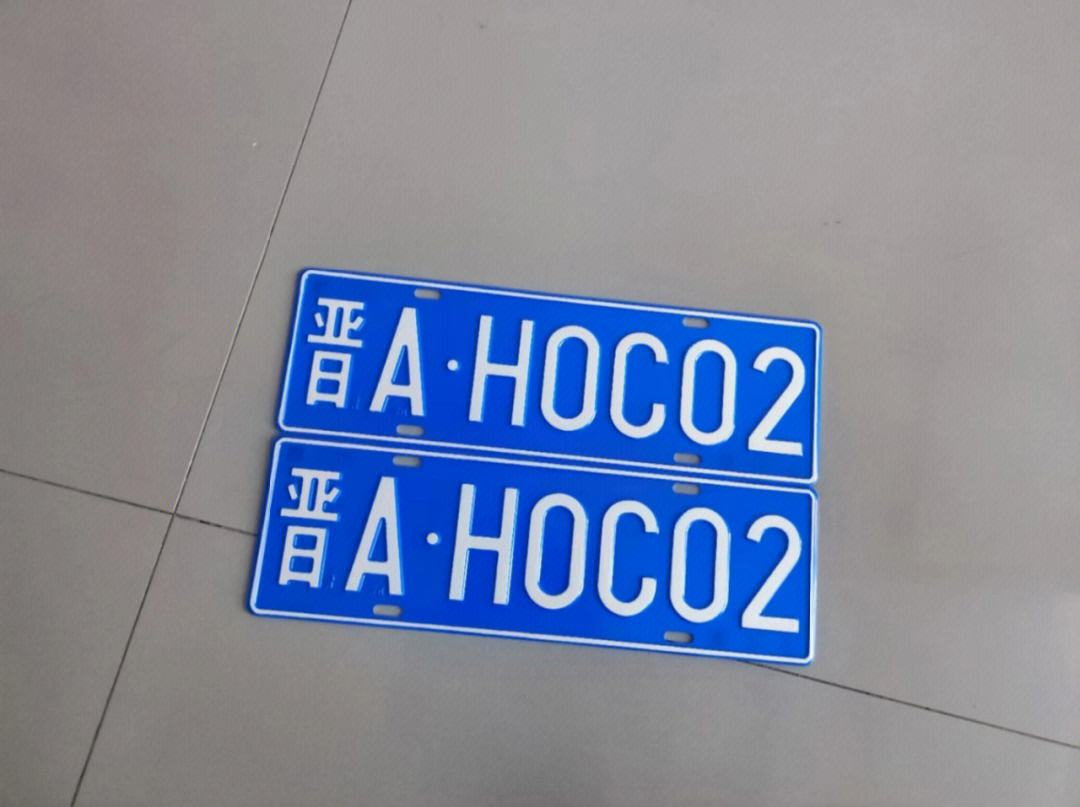
#> input picture pure.jpeg, 1080 x 807 px
$ python '车牌识别.py'
#> lines starting #> are read from the running program, lines starting #| are printed output that depends on the picture; after the words box and inside, x2 and y2 are one past the last pixel; in counts of white or black regions, pixels touching at a corner belong together
from cv2 import cv2
import numpy as np

# # 读取图像
# img = cv2.imread('pure.jpeg', cv2.IMREAD_GRAYSCALE)
# # 定义结构元素
# kernel = np.ones((3,3), np.uint8)
# # 膨胀操作
# dilation = cv2.dilate(img, kernel, iterations=1)
# # 腐蚀操作
# erosion = cv2.erode(img, kernel, iterations=1)
# # 边缘检测
# edges = cv2.absdiff(dilation, erosion)
# # 显示图像
# cv2.imshow('Original', img)
# cv2.imshow('Edges', edges)
# # cv2.waitKey(0)
# cv2.destroyAllWindows()
# # 定义结构元素
# kernel = np.ones((5,5), np.uint8)
# # 开运算
# opening = cv2.morphologyEx(img, cv2.MORPH_OPEN, kernel)
# # 闭运算
# closing = cv2.morphologyEx(img, cv2.MORPH_CLOSE, kernel)
# # 显示图像
# #cv2.imshow('Original', img)
# cv2.imshow('Opening', opening)
# cv2.imshow('Closing', closing)
# #cv2.waitKey(0)
# cv2.destroyAllWindows()

img = cv2.imread('pure.jpeg')#, cv2.IMREAD_GRAYSCALE)
#> img is the input picture: shape (807, 1080, 3); mean B, G, R 157.9, 137.1, 128.7
# 灰度化
gray = cv2.cvtColor(img, cv2.COLOR_BGR2GRAY)
# 二值化
ret, thresh = cv2.threshold(gray, 127, 255, cv2.THRESH_BINARY)
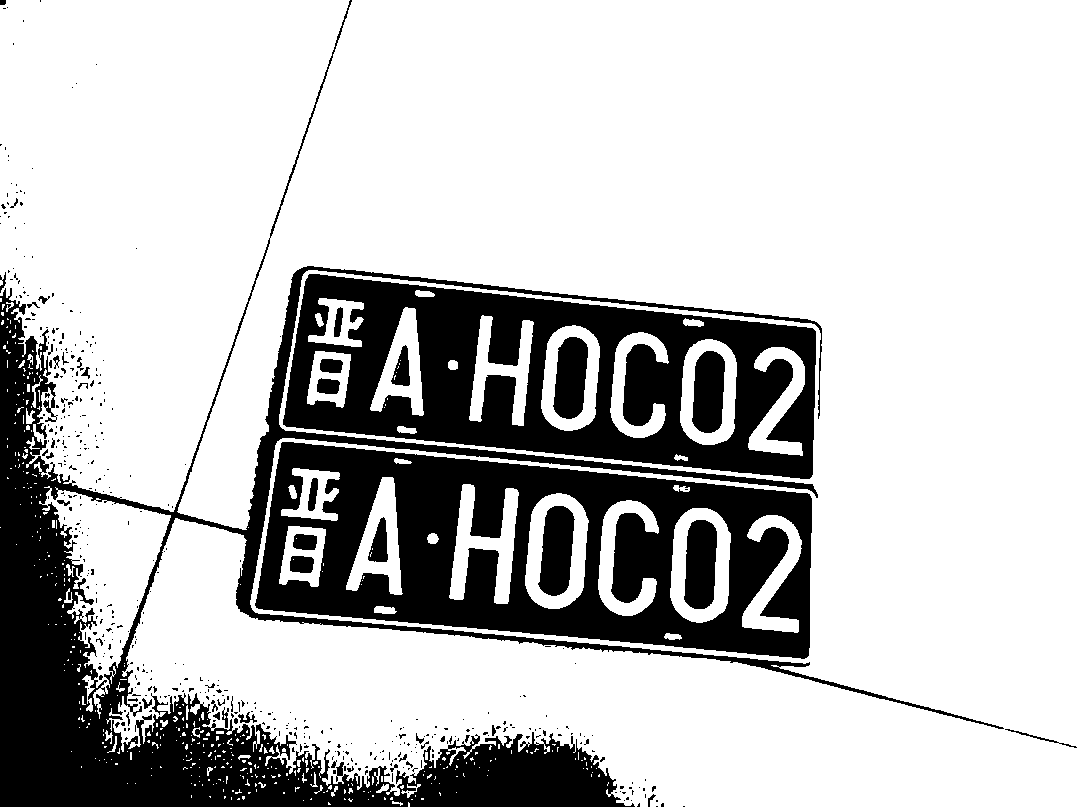
#> thresh: shape (807, 1080); 75.6% white; 493 black regions (439 under 20 px), largest, box (x1, y1, x2, y2) and area: (0, 0, 1004, 807) 80785, (255, 442, 812, 659) 61753, (283, 274, 816, 479) 54511
# 形态学操作
kernel = np.ones((5,5), np.uint8)
kernel2 = np.ones((7,7), np.uint8)
closing = cv2.morphologyEx(thresh, cv2.MORPH_CLOSE, kernel2)
#> closing: shape (807, 1080); 79% white; 42 black regions, largest, box (x1, y1, x2, y2) and area: (256, 442, 812, 658) 61241, (284, 274, 816, 479) 53952, (0, 325, 392, 807) 39551
#cv2.imshow('closing', closing)
opening = cv2.morphologyEx(closing, cv2.MORPH_OPEN, kernel)
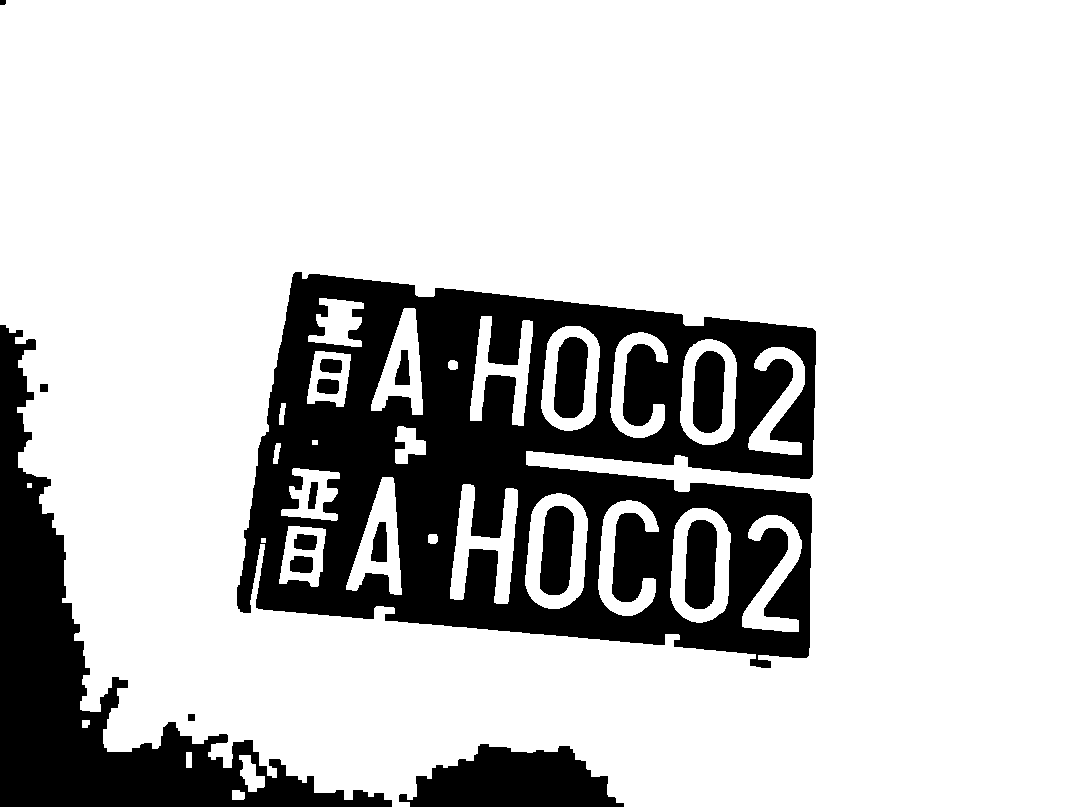
#> opening: shape (807, 1080); 78.5% white; 17 black regions
# 查找轮廓
contours, hierarchy = cv2.findContours(closing, cv2.RETR_TREE, cv2.CHAIN_APPROX_NONE)
#> contours = 128 contours, 68 with area under 20; largest, box (x1, y1, x2, y2) and area: (0, 0, 1080, 807) 819867, (255, 441, 813, 659) 90936, (283, 273, 817, 480) 79536, (525, 493, 589, 609) 5885, (670, 508, 731, 623) 5758

#contours.sort(key=lambda c: cv2.contourArea(c), reverse=True)
#mask=cv2.drawContours(img,contours,0,255,cv2.FILLED)

# 寻找最大的轮廓
max_contour = max(contours, key=cv2.contourArea)
#> max_contour = contour of 4790 points, box (x1, y1, x2, y2) (0, 0, 1080, 807), area 819867
# 绘制轮廓
cv2.drawContours(img, [max_contour], 0, (0,255,0), 3)
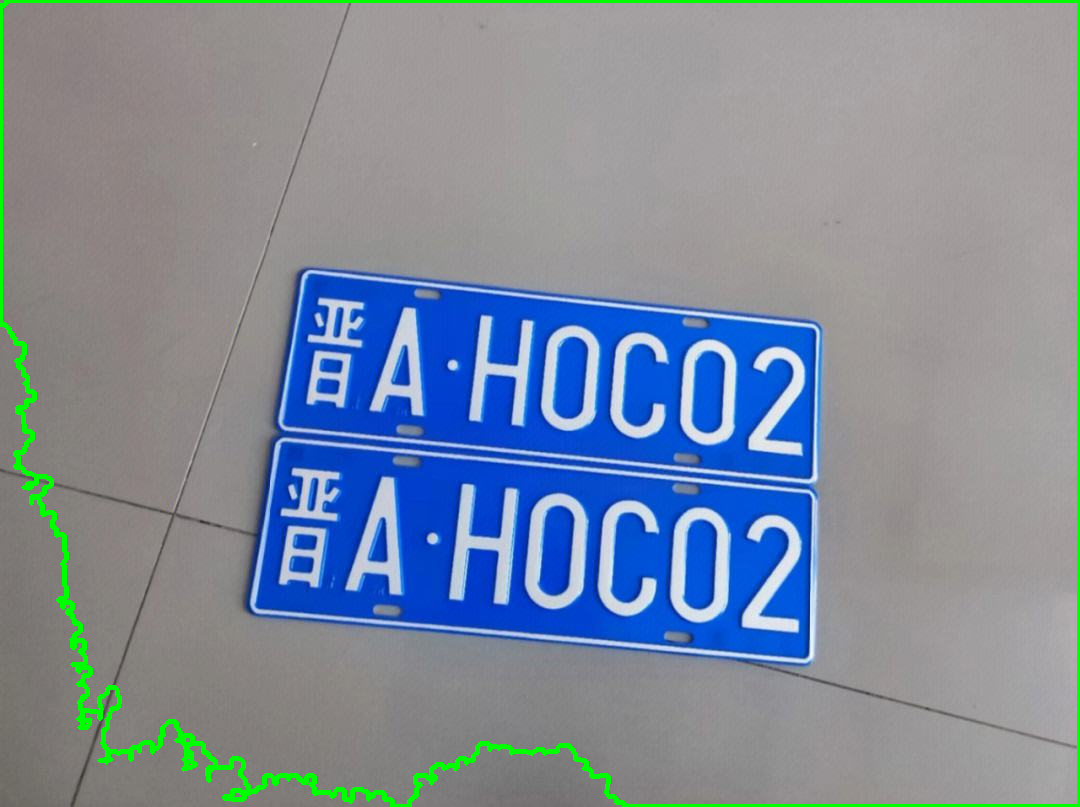
#> img: shape (807, 1080, 3); 1.96% of pixels changed, all inside (x1, y1, x2, y2) = (0, 0, 1080, 807)
# 显示图像
cv2.imshow('Original', img)
cv2.imshow('Thresh', thresh)
cv2.imshow('Opening', opening)
cv2.waitKey(0)
cv2.destroyAllWindows()
# 获取车牌区域的坐标
x, y, w, h = cv2.boundingRect(max_contour)
#> x = 0; y = 0; w = 1080; h = 807
# 裁剪车牌区域
plate_img = img[y:y+h, x:x+w]
# 灰度化
gray_plate = cv2.cvtColor(plate_img, cv2.COLOR_BGR2GRAY)
# 二值化
ret, thresh_plate = cv2.threshold(gray_plate, 127, 255, cv2.THRESH_BINARY)
#> thresh_plate: shape (807, 1080); 76.5% white; 543 black regions (458 under 20 px), largest, box (x1, y1, x2, y2) and area: (255, 442, 812, 659) 61753, (283, 274, 816, 479) 54511, (0, 327, 390, 807) 36391
# 形态学操作
kernel_plate = np.ones((4,4), np.uint8)
closing_plate = cv2.morphologyEx(thresh_plate, cv2.MORPH_CLOSE, kernel_plate)
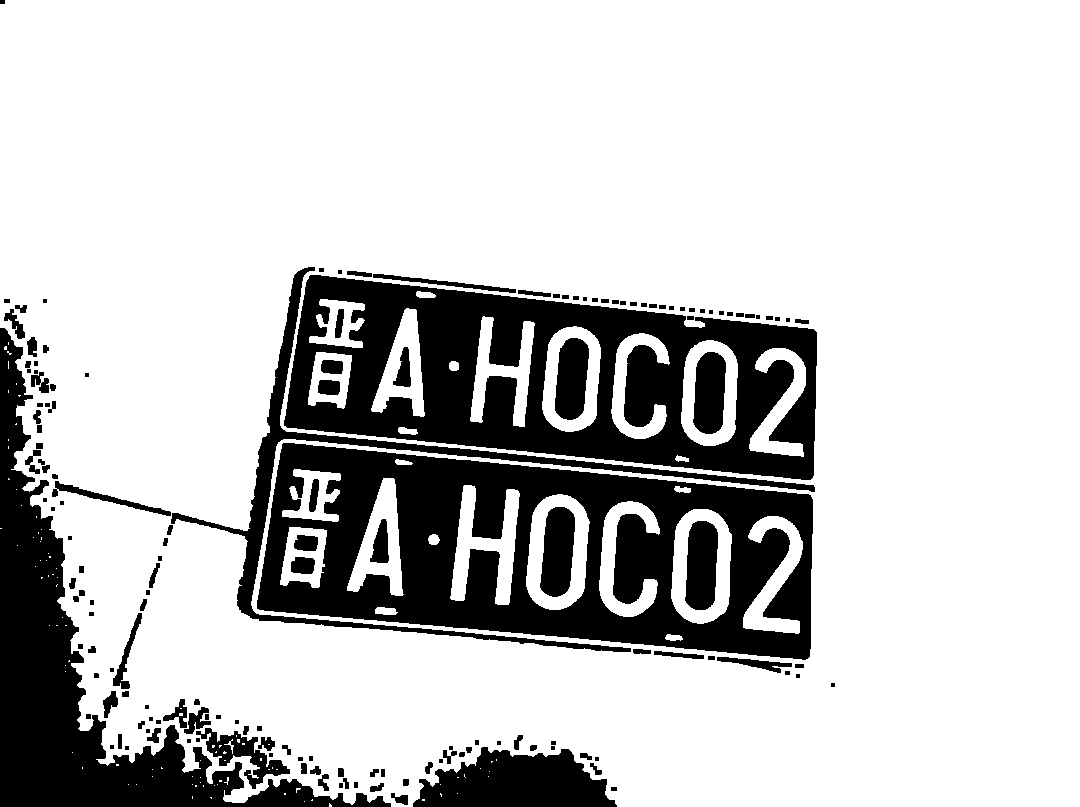
#> closing_plate: shape (807, 1080); 77.8% white; 159 black regions (30 under 20 px)
# 查找轮廓
contours_plate, hierarchy_plate = cv2.findContours(closing_plate, cv2.RETR_TREE, cv2.CHAIN_APPROX_SIMPLE)
#> contours_plate = 280 contours, 92 with area under 20; largest, box (x1, y1, x2, y2) and area: (0, 0, 1080, 807) 824756, (256, 442, 814, 661) 91584, (283, 274, 818, 481) 80164, (170, 266, 816, 653) 11684, (526, 494, 590, 610) 5885
# 遍历轮廓
for contour in contours_plate:
    # 获取轮廓区域的坐标
    x_c, y_c, w_c, h_c = cv2.boundingRect(contour)
    # 过滤掉小块区域
    if w_c * h_c > 2000:
        # 绘制区域
        cv2.rectangle(plate_img, (x_c, y_c), (x_c+w_c, y_c+h_c), (0, 255, 0), 2)
#> this loop made 280 passes
#> (x_c, y_c, w_c, h_c) on passes 2, 7, 8: (304, 801, 1, 1), (457, 793, 1, 1), (440, 793, 2, 4)
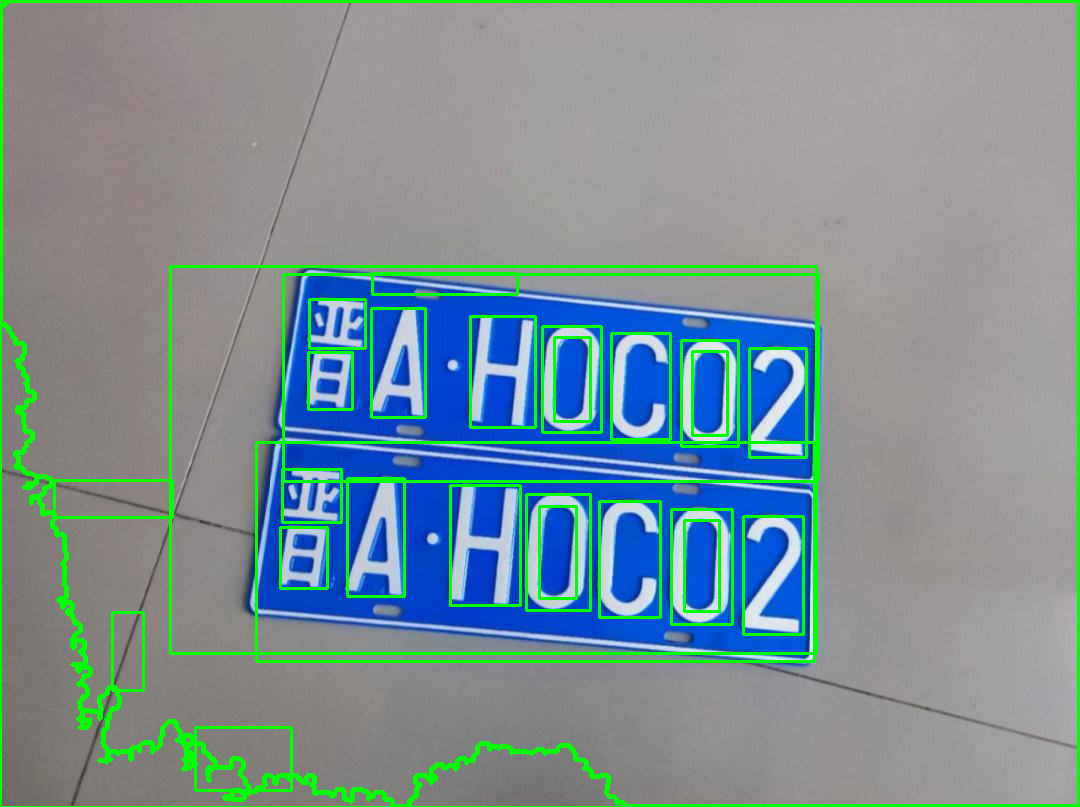
#> plate_img: shape (807, 1080, 3); 4.26% of pixels changed, all inside (x1, y1, x2, y2) = (0, 0, 820, 807)
# 显示图像
cv2.imshow('Original', img)
cv2.imshow('Plate', plate_img)
cv2.waitKey(0)
cv2.destroyAllWindows()
